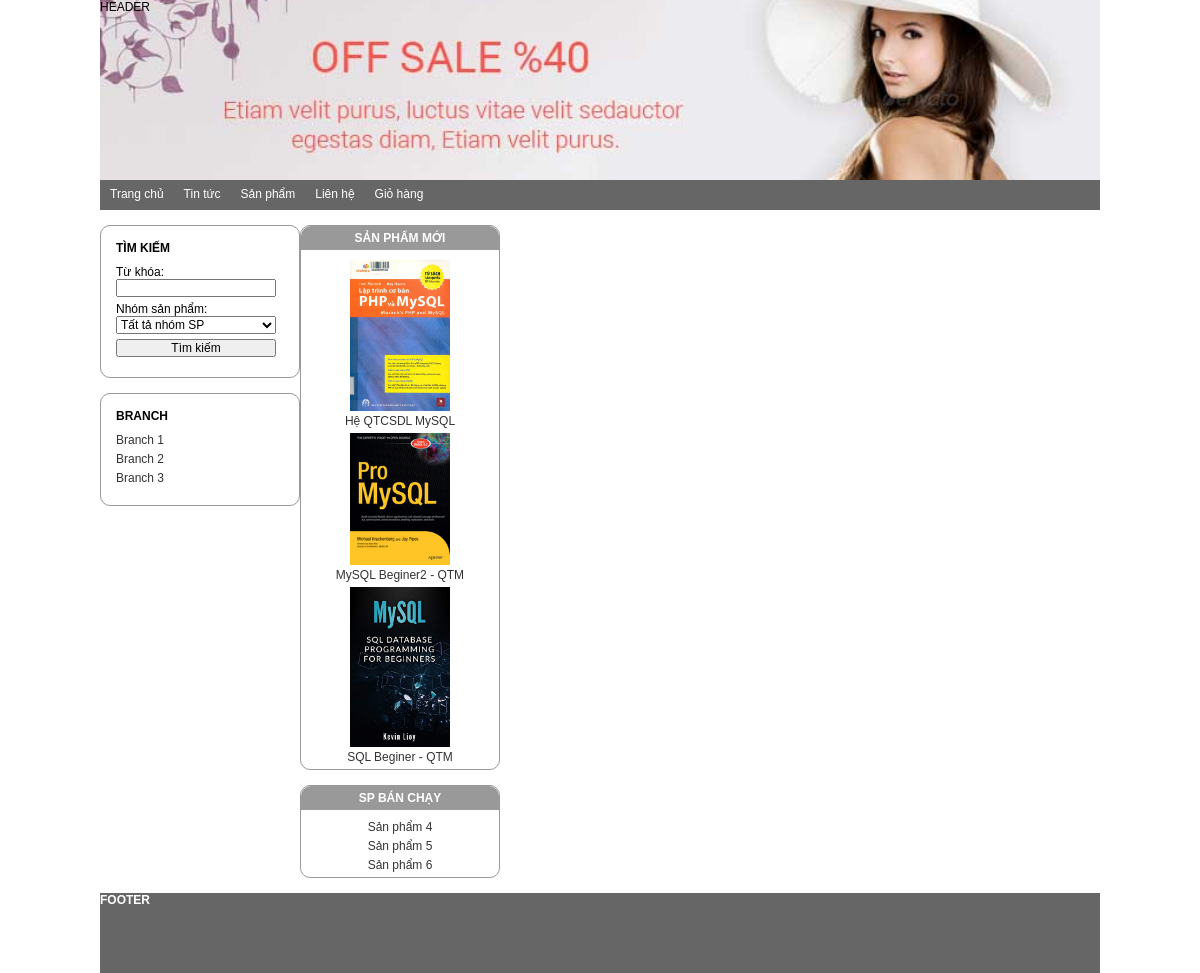
Screenshot of /?module=tintuc&manhom=1 with the database file from the repository.
### tables this page shows
CREATE TABLE `books` (
  `id` int(10) UNSIGNED NOT NULL,
  `title` varchar(255) NOT NULL,
  `author` varchar(100) NOT NULL,
  `price` int(30) NOT NULL,
  `images` varchar(100) DEFAULT NULL,
  `summary` text,
  `content` text,
  `status` tinyint(1) DEFAULT '1',
  `cat_id` int(11) NOT NULL DEFAULT '0'
);

### Models/clsDatabase.php (called while the page is built, shortened)
<?php
class clsDatabase
{
	public $conn = NULL;
	function clsDatabase()
	{
		try
		{
			$this->conn = new PDO("mysql:host=localhost;dbname=shop","root","");
			$this->conn->exec("SET NAMES UTF8");
		}
		catch(PDOException $ex)
		{
			echo "<h3>" . $ex->getMessage() . "</h3>";
			die("<h3> LỖI KẾT NỐI CSDL </h3>");
		}
	}
	function ThucthiSQL($sql, $data=NULL)
	{
		$this->pdo_stm = $this->conn->prepare($sql);
		$ketqua=false;
		if($data!=NULL)
			$ketqua = $this->pdo_stm->execute($data);
		else
			$ketqua = $this->pdo_stm->execute();
		return $ketqua;
	}
}
?>

### Models/clsSanpham.php (called while the page is built, shortened)
<?php
require_once("clsDatabase.php");
class clsSanpham
{
	public $db;
	function clsSanpham()
	{
		$this->db = new clsDatabase();
	}
	function LaySanphamMoiNhat($n)
	{
		$sql = "SELECT Sp.*, Cat.cat_status FROM books AS Sp INNER JOIN tbCategory AS Cat
				ON Sp.cat_id=Cat.cat_id
				WHERE status = 1 AND cat_status=1 ORDER BY id DESC LIMIT 0,$n";
		$ketqua = $this->db->ThucthiSQL($sql);
		if($ketqua==TRUE)
			$this->data = $this->db->pdo_stm->fetchAll();
		return $ketqua;
	}
}
?>

### ViewsHome/inc_Right.php (the view, shortened to what this page needs)
    <div id="content_right">
    	<div class="right1">
        	<h3>SẢN PHẨM MỚI</h3>
            <?php
require_once("Models/clsSanpham.php");
$sanpham = new clsSanpham();
$ketqua = $sanpham->LaySanphamMoiNhat(3);
$rows = $sanpham->data;
foreach($rows as $row)
{
	$hinhanh = $row["images"];
?>
            <p>
            	<a href="?module=chitietsanpham&manhom=<?=$row["cat_id"]?>&masp=<?=$row["id"]?>">
            	<img src="Hinhanh/Sanpham/<?=$hinhanh?>"><br>
                </a>
            	<a href="?module=chitietsanpham&manhom=<?=$row["cat_id"]?>&masp=<?=$row["id"]?>"><?=$row["title"]?></a>
            </p>
            <?
}
?>
        </div>
        <div class="right1">
        	<h3>SP BÁN CHẠY</h3>
            <p><a href="#">Sản phẩm 4</a></p>
            <p><a href="#">Sản phẩm 5</a></p>
            <p><a href="#">Sản phẩm 6</a></p>
        </div>
    </div>

### CSS/Style.css (style rules this page uses)
* { margin:0px; padding:0px; box-sizing:border-box; font-family:Tahoma, Geneva, sans-serif; font-size:12px }
#content_right { width:200px; float:left }
.right1 { width:200px; border:1px #999999 solid; border-radius:10px; margin:15px 0px; padding:0px; }
.right1 h3 { margin-bottom:10px; text-align:center; color:white; background:#999; padding:5px; border-radius:10px 10px 0px 0px }
.right1 p { margin:5px 0px; text-align:center }
.right1 a { text-decoration:none; color:#333 }
.right1 img { width:100px }

### rows the page displays
books: images (picture), title "Hệ QTCSDL MySQL"
books: images (picture), title "MySQL Beginer2 - QTM"
books: images (picture), title "SQL Beginer - QTM"
